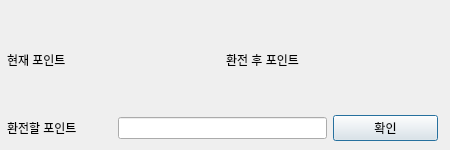
<?xml version="1.0" encoding="UTF-8"?>
<ui version="4.0">
 <class>Dialog</class>
 <widget class="QDialog" name="Dialog">
  <property name="geometry">
   <rect>
    <x>0</x>
    <y>0</y>
    <width>450</width>
    <height>150</height>
   </rect>
  </property>
  <property name="sizePolicy">
   <sizepolicy hsizetype="Fixed" vsizetype="Fixed">
    <horstretch>0</horstretch>
    <verstretch>0</verstretch>
   </sizepolicy>
  </property>
  <property name="minimumSize">
   <size>
    <width>450</width>
    <height>150</height>
   </size>
  </property>
  <property name="maximumSize">
   <size>
    <width>450</width>
    <height>150</height>
   </size>
  </property>
  <property name="windowTitle">
   <string>포인트 환전</string>
  </property>
  <widget class="QWidget" name="layoutWidget">
   <property name="geometry">
    <rect>
     <x>7</x>
     <y>10</y>
     <width>431</width>
     <height>131</height>
    </rect>
   </property>
   <layout class="QVBoxLayout" name="verticalLayout">
    <item>
     <layout class="QHBoxLayout" name="horizontalLayout">
      <item>
       <widget class="QLabel" name="before">
        <property name="text">
         <string>현재 포인트</string>
        </property>
       </widget>
      </item>
      <item>
       <widget class="QLabel" name="point_before">
        <property name="text">
         <string/>
        </property>
       </widget>
      </item>
      <item>
       <widget class="QLabel" name="after">
        <property name="text">
         <string>환전 후 포인트</string>
        </property>
       </widget>
      </item>
      <item>
       <widget class="QLabel" name="point_after">
        <property name="text">
         <string/>
        </property>
       </widget>
      </item>
     </layout>
    </item>
    <item>
     <layout class="QHBoxLayout" name="horizontalLayout_2" stretch="1,2,1">
      <item>
       <widget class="QLabel" name="exchange">
        <property name="text">
         <string>환전할 포인트</string>
        </property>
       </widget>
      </item>
      <item>
       <widget class="QLineEdit" name="input_point"/>
      </item>
      <item>
       <widget class="QPushButton" name="point_exchange_ok_btn">
        <property name="text">
         <string>확인</string>
        </property>
       </widget>
      </item>
     </layout>
    </item>
   </layout>
  </widget>
 </widget>
 <resources/>
 <connections/>
</ui>
